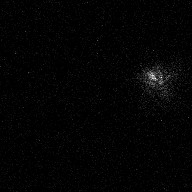
#> input picture images/speckle1.jpg, 192 x 192 px
$ python -i processing.py   (imports and definitions only)
#> lines starting #> are read from the running program, lines starting #| are printed output that depends on the picture
#> further down, picture is the input picture: shape (192, 192); min 0, max 252, mean 4
from cv2 import GaussianBlur, cvtColor, COLOR_BGR2HSV, COLOR_HSV2BGR, BORDER_DEFAULT, \
    resize
from numpy import zeros, empty,  float32, uint16, percentile, clip, uint8,interp, log, fft, mean, std, squeeze, correlate, sqrt, inf,ones
import cv2
from math import exp
I16_BITS_MAX_VALUE = 65535
from scipy.signal import correlate2d
import imutils
from skimage import measure
import matplotlib.pyplot as plt
from skimage import io, measure, color
from skimage.draw import polygon

class AstroImageProcessing:
    # [241 lines left out: functions levels, wavelet_sharpen, mexican_hat, mexican_hat_color, gaussian_sharpen, gaussian_blur and 2 more, not called in this run]

    @staticmethod
    def image_resize(image, factor):
        return resize(image, (int(image.shape[1]*factor), int(image.shape[0]*factor)))

    # [17 lines left out: functions fourier_transform, calculate_correlation, not called in this run]

    @staticmethod
    def to_int8(image):
        return (image/image.max() * 255).astype(uint8)

    # [53 lines left out: functions get_contour_params, find_roi, not called in this run]

    @staticmethod
    def draw_contours(image, level=0.8):
#> called with level = 0.8
        contours = measure.find_contours(image, level)
#> contours = 1558 items
        fig, ax = plt.subplots()
        ax.imshow(image, cmap=plt.cm.gray)
        thresh = image > percentile(image, 30)
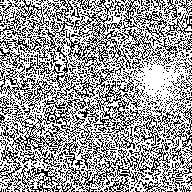
#> thresh: shape (192, 192) bool; 60.7% white; black in thin lines or dots

        regions_max = {}
        for contour in contours:
            rr, cc = polygon(contour[:, 0], contour[:, 1], thresh.shape)
            area = len(rr)  # chaque pixel compte pour une unité d'aire
            if area>3 and len(contour)>20:
                regions_max[area]=contour
#> this loop made 1558 passes
#> area on passes 3, 8, 10: 39, 145, 654
#> after the loop, regions_max = 88 items

        areas = list(regions_max.keys())
#> areas = 88 values, max 2464 at index 9, min 5 at index 58, mean 219.3
        areas.sort(reverse=True)


        for k in areas:
            contour = regions_max[k]
            # Calculer le rectangle englobant et d'autres propriétés
            minr, minc, maxr, maxc = measure.regionprops(contour.astype(int))[0].bbox
            centroid = measure.regionprops(contour.astype(int))[0].centroid
            width = maxc - minc
            height = maxr - minr

            # Afficher les résultats

            ax.plot(contour[:, 1], contour[:, 0], linewidth=2)
#> this loop made 88 passes
#> (k, minr, minc, maxr, maxc, centroid, width, height) on passes 1, 2, 3, 4, 5, 6, 7, 8, 10, 11, 13, 14: (2464, 4, 0, 2665, 1, (1336.2, 0), 1, 2661), (2447, 1513, 0, 1515, 1, (1513.5, 0), 1, 2), (2130, 1446, 1, 1449, 2, (1447, 1), 1, 3), (1722, 2, 0, 1273, 2, (425.7, 0.667), 2, 1271), (1638, 875, 1, 877, 2, (875.5, 1), 1, 2), (1068, 296, 0, 326, 1, (316.8, 0), 1, 30), (909, 3, 1, 777, 2, (384, 1), 1, 774), (654, 2, 0, 572, 1, (338.8, 0), 1, 570), (501, 227, 1, 233, 2, (229.6, 1), 1, 6), (291, 391, 1, 393, 2, (391.5, 1), 1, 2), (229, 2, 1, 203, 2, (72.17, 1), 1, 201), (206, 184, 1, 191, 2, (187.8, 1), 1, 7)
#> (k, minr, minc, maxr, maxc, width, height) on passes 9, 12, 15, 16, 18, 19: (511, 671, 1, 672, 2, 1, 1), (250, 104, 0, 105, 1, 1, 1), (169, 50, 1, 51, 2, 1, 1), (158, 118, 1, 119, 2, 1, 1), (155, 126, 1, 127, 2, 1, 1), (145, 87, 0, 88, 1, 1, 1)

        ax.axis('image')
        ax.set_xticks([])
        ax.set_yticks([])
        #plt.show()
        return (contours,fig)

    # [101 lines left out: functions draw_circle, autocorrelation, inverse_fourier_transform, resize_with_padding, average_images, sum_images and 3 more, not called in this run]

>>> import cv2
>>> picture = cv2.imread('images/speckle1.jpg', cv2.IMREAD_GRAYSCALE)
>>> result = AstroImageProcessing().draw_contours(picture)
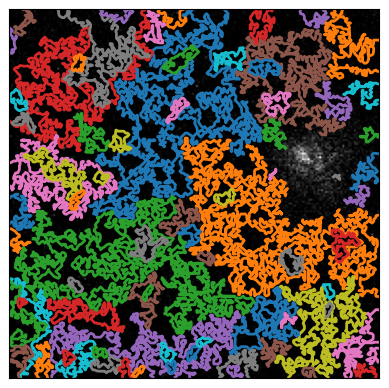
#> figure drawn by matplotlib, 1 panel

$ run again, on images/speckle2.jpg
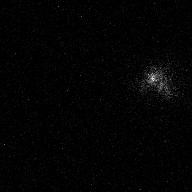
#> input picture images/speckle2.jpg, 192 x 192 px
#> picture is the input picture: shape (192, 192); min 0, max 255, mean 3.6
#> contours = 1448 point arrays, longest 2973 points
#> in draw_contours, `thresh = image > percentile(image, 30)`:
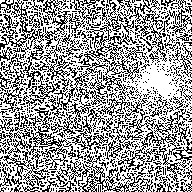
#> thresh: shape (192, 192) bool; 61.1% white; black in thin lines or dots
#> the loop in draw_contours, `for contour in contours:` made 1448 passes
#> area on passes 2, 4, 5: 24, 57, 348
#> after the loop in draw_contours, `for contour in contours:`: regions_max = 77 items
#> areas = 77 values, max 2856 at index 53, min 5 at index 50, mean 227.9
#> the loop in draw_contours, `for k in areas:` made 77 passes
#> (k, minr, minc, maxr, maxc, centroid, width, height) on passes 2, 4, 5, 6, 7, 8, 9, 10: (2193, 1, 0, 2778, 1, (2080.2, 0), 1, 2777), (1747, 4, 0, 1329, 2, (1156.4, 0.125), 2, 1325), (1021, 764, 1, 783, 2, (769.6, 1), 1, 19), (818, 2, 0, 519, 1, (342.3, 0), 1, 517), (733, 1, 0, 766, 1, (256, 0), 1, 765), (437, 101, 0, 104, 1, (102, 0), 1, 3), (400, 1, 0, 460, 1, (295, 0), 1, 459), (388, 3, 1, 745, 2, (355.7, 1), 1, 742)
#> `result = AstroImageProcessing().draw_contours(picture)`:
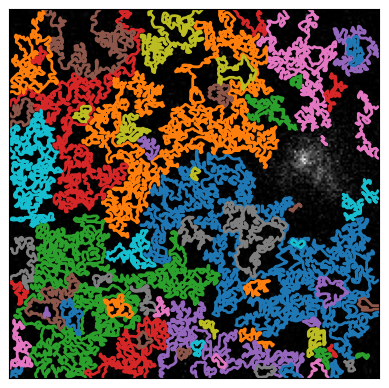
#> figure drawn by matplotlib, 1 panel

$ run again, on images/speckle3.jpg
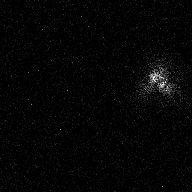
#> input picture images/speckle3.jpg, 192 x 192 px
#> picture is the input picture: shape (192, 192); min 0, max 255, mean 5.6
#> contours = 1991 items
#> in draw_contours, `thresh = image > percentile(image, 30)`:
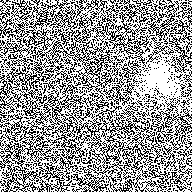
#> thresh: shape (192, 192) bool; 60.5% white; black in thin lines or dots
#> the loop in draw_contours, `for contour in contours:` made 1991 passes
#> area on passes 4, 8, 13: 160, 110, 130
#> after the loop in draw_contours, `for contour in contours:`: regions_max = 94 items
#> areas = 94 values, max 8915 at index 28, min 6 at index 47, mean 233.2
#> the loop in draw_contours, `for k in areas:` made 94 passes
#> (k, minr, minc, maxr, maxc, centroid, width, height) on passes 1, 2, 3, 4, 5, 6, 11, 14: (8915, 4783, 0, 4797, 1, (4791.2, 0), 1, 14), (1064, 3, 1, 720, 2, (214.8, 1), 1, 717), (756, 130, 0, 141, 1, (134, 0), 1, 11), (729, 3, 1, 449, 2, (225.5, 1), 1, 446), (670, 469, 1, 475, 2, (471.5, 1), 1, 6), (663, 1, 0, 532, 1, (351.7, 0), 1, 531), (382, 2, 1, 424, 2, (169, 1), 1, 422), (294, 4, 0, 239, 1, (99.4, 0), 1, 235)
#> `result = AstroImageProcessing().draw_contours(picture)`:
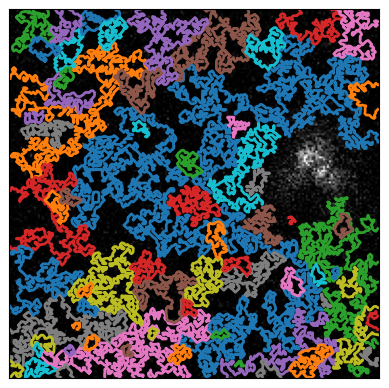
#> figure drawn by matplotlib, 1 panel
